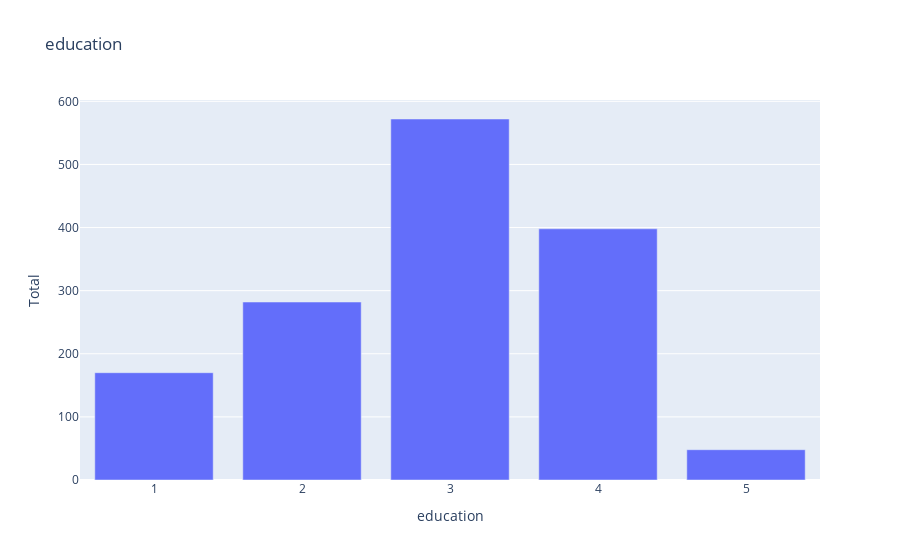
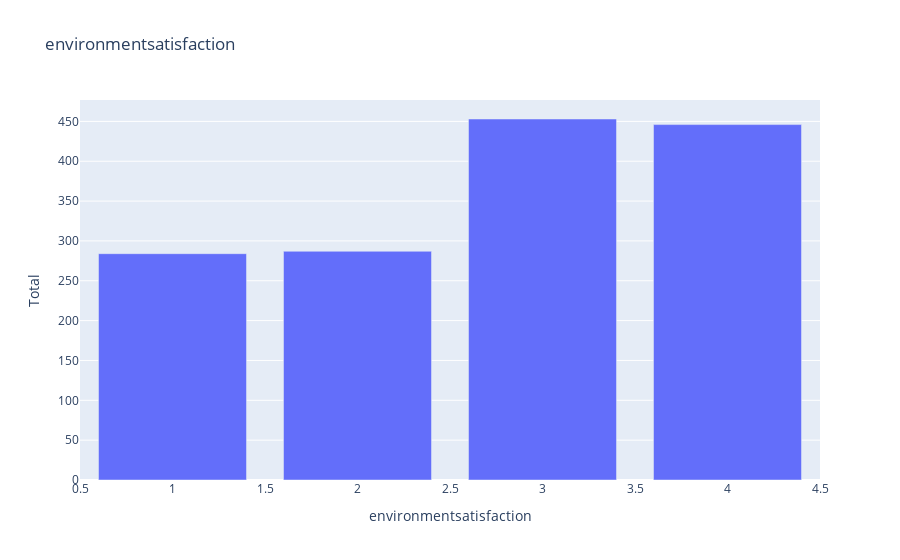
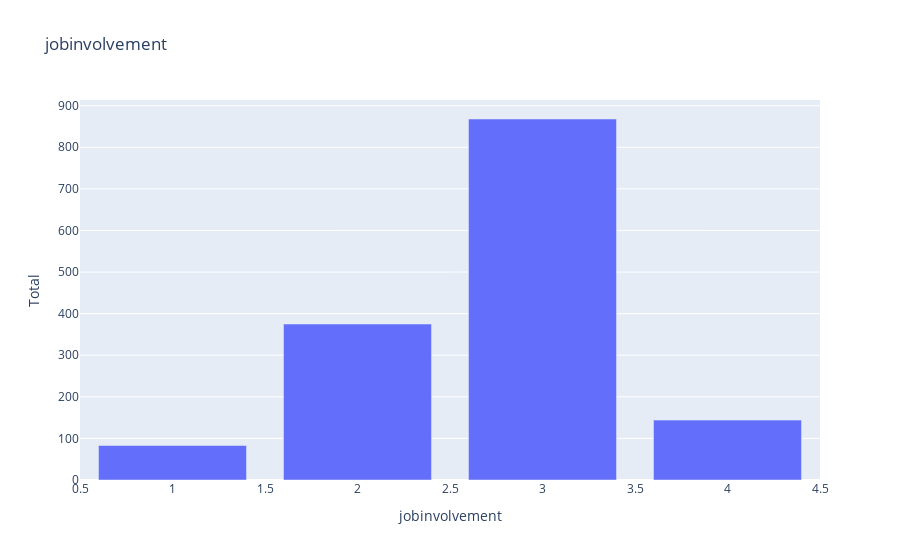
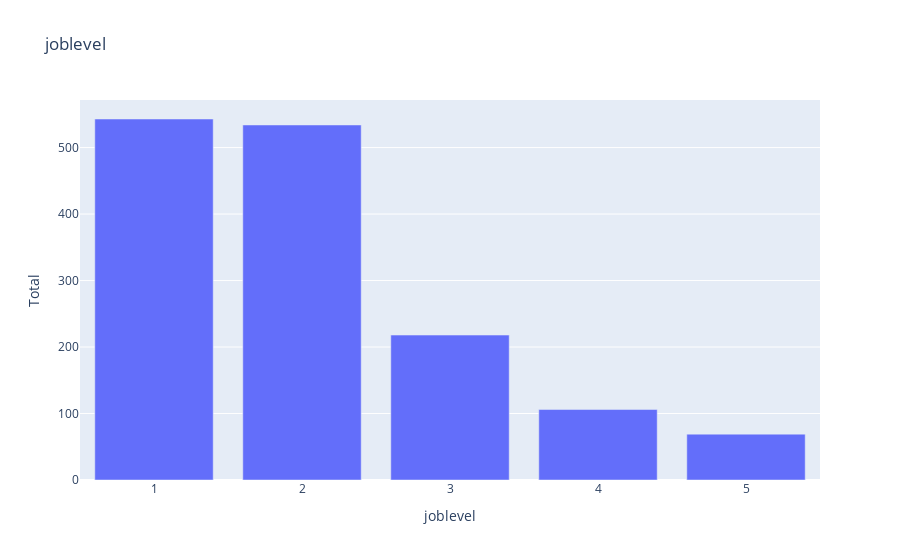

Notebook cell for these charts, in order:
### Code cell
for i in num_dis.columns:
    cross_tab = pd.crosstab(df[i],df['performancerating'])
    cross_tab['Total'] = cross_tab[3]+cross_tab[4]
    cross_tab = cross_tab.sort_values(by='Total',ascending=False)
    fig = px.bar(cross_tab, x = cross_tab.index,y = 'Total',
                 title=i)
    fig.show()

### Figure 1 — Plotly figure (JSON) as saved in the notebook; plotly's stock layout.template omitted (floating-point values rounded to 4 significant figures)
{"data": [{"hovertemplate": "education=%{x}<br>Total=%{y}<extra></extra>", "legendgroup": "", "marker": {"color": "#636efa", "pattern": {"shape": ""}}, "name": "", "orientation": "v", "showlegend": false, "textposition": "auto", "type": "bar", "x": [3, 4, 2, 1, 5], "xaxis": "x", "y": [572, 398, 282, 170, 48], "yaxis": "y"}], "layout": {"barmode": "relative", "legend": {"tracegroupgap": 0}, "title": {"text": "education"}, "xaxis": {"anchor": "y", "domain": [0, 1], "title": {"text": "education"}}, "yaxis": {"anchor": "x", "domain": [0, 1], "title": {"text": "Total"}}}}

### Figure 2 — Plotly figure (JSON) as saved in the notebook; plotly's stock layout.template omitted (floating-point values rounded to 4 significant figures)
{"data": [{"hovertemplate": "environmentsatisfaction=%{x}<br>Total=%{y}<extra></extra>", "legendgroup": "", "marker": {"color": "#636efa", "pattern": {"shape": ""}}, "name": "", "orientation": "v", "showlegend": false, "textposition": "auto", "type": "bar", "x": [3, 4, 2, 1], "xaxis": "x", "y": [453, 446, 287, 284], "yaxis": "y"}], "layout": {"barmode": "relative", "legend": {"tracegroupgap": 0}, "title": {"text": "environmentsatisfaction"}, "xaxis": {"anchor": "y", "domain": [0, 1], "title": {"text": "environmentsatisfaction"}}, "yaxis": {"anchor": "x", "domain": [0, 1], "title": {"text": "Total"}}}}

### Figure 3 — Plotly figure (JSON) as saved in the notebook; plotly's stock layout.template omitted (floating-point values rounded to 4 significant figures)
{"data": [{"hovertemplate": "jobinvolvement=%{x}<br>Total=%{y}<extra></extra>", "legendgroup": "", "marker": {"color": "#636efa", "pattern": {"shape": ""}}, "name": "", "orientation": "v", "showlegend": false, "textposition": "auto", "type": "bar", "x": [3, 2, 4, 1], "xaxis": "x", "y": [868, 375, 144, 83], "yaxis": "y"}], "layout": {"barmode": "relative", "legend": {"tracegroupgap": 0}, "title": {"text": "jobinvolvement"}, "xaxis": {"anchor": "y", "domain": [0, 1], "title": {"text": "jobinvolvement"}}, "yaxis": {"anchor": "x", "domain": [0, 1], "title": {"text": "Total"}}}}

### Figure 4 — Plotly figure (JSON) as saved in the notebook; plotly's stock layout.template omitted (floating-point values rounded to 4 significant figures)
{"data": [{"hovertemplate": "joblevel=%{x}<br>Total=%{y}<extra></extra>", "legendgroup": "", "marker": {"color": "#636efa", "pattern": {"shape": ""}}, "name": "", "orientation": "v", "showlegend": false, "textposition": "auto", "type": "bar", "x": [1, 2, 3, 4, 5], "xaxis": "x", "y": [543, 534, 218, 106, 69], "yaxis": "y"}], "layout": {"barmode": "relative", "legend": {"tracegroupgap": 0}, "title": {"text": "joblevel"}, "xaxis": {"anchor": "y", "domain": [0, 1], "title": {"text": "joblevel"}}, "yaxis": {"anchor": "x", "domain": [0, 1], "title": {"text": "Total"}}}}
